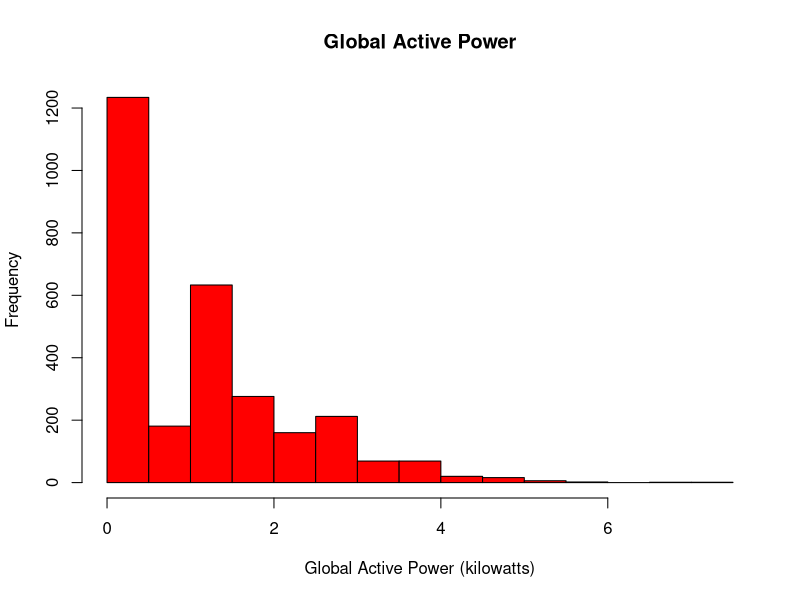

The R script that drew this image:
#setwd("~/Coursera/ex_data_analysis")

# modify the data with linux cmd tools head, grep and cat to keep the header and filter for the 2 specified dates
# modified data is in GitHub repo

# read data with character classes
data <- read.table(file="household_power_consumption_cut.txt", sep=";", header = TRUE, dec=".", stringsAsFactors=FALSE)

# parse date and time columns
data$datetime <- strptime(paste(data$Date, data$Time), "%e/%m/%Y %H:%M:%S")



data$Global_active_powerNum <- as.numeric(data$Global_active_power)


working <- data[data$Date %in% c("1/2/2007", "2/2/2007"), ]


png(filename = "plot1.png",
    width = 480, height = 480, units = "px", pointsize = 12,
    bg = "white",  res = NA)
hist(working$Global_active_powerNum, col="red", xlab="Global Active Power (kilowatts)", main="Global Active Power")
dev.off()
